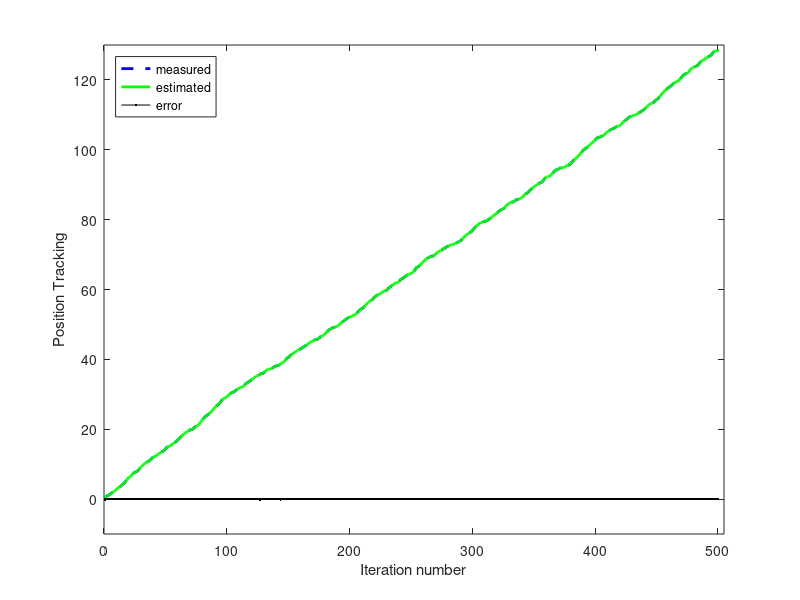

MATLAB code for this plot:
%{
    Author: Sai Himal Allu
    Course: ECN-614
    Instructor: Dr Debashis Ghosh
    Email: sallu@ec.iitr.ac.in

    The following module is intended to be a part of the solution set to an ECN-614 
    assignement that was undertaken by the author as a part of his regular coursework 
    for Spring 2020 semester. Duplication of any part of this assignment without the 
    prior permission of the author is strictly prohibited.
%}

%{
    Question:
        Given the measured positions s(k) at time instants k = 1, 2, ..., a Kalman filter is used
        to recursively estimate the position and velocity of the truck at all times. Write a
        MATLAB program for the same.
        Generate an arbitrary test sequence of 500 samples of measured truck positions as
        s(k) = s(k − 1) + r(k), 1 ≤ k ≤ 500, where r(k) is a random number distributed
        uniformly in the range 0 to 0.5, and s(0) = 0.
        Assuming that the initial state distribution is Gaussian with zero mean and identity
        covariance matrix, i.e. N (0, I), run the above program to estimate the position of the
        truck at all times till k = 501. Hence, plot the measured path of the truck, estimated
        path and the error in estimating the position of the truck.

%}

%{
    Solution Idea:
        Generate the observed positions of the truck by using the relation given in the question.
        Use the Kalman filter principles to estimate the actual position of the truck. These positions 
        are then plotted. The Kalman filter principles which are used in this solution set uses the 
        relations found from the official Matlab site.

%}

clear all;
clc;
clf;

%%define the meta-variables
duration = 500                                                  %number of samples
dt = 1;                                                         %sampling interval

F = [1 dt; 0 1] ;                                               %state transition matrix
C = [1 0];                                                      %measurement matrix

%%initial distribution of states is over a N(0, I) 
mu = [0 0];
sigma = [1 0; 0 1];
rng('default')                                                  %set seed for reproducibility
Q_estimate = mvnrnd(mu, sigma, 1);                              %simulate a initial state from N(0, I)
Q_estimate = Q_estimate';

G = zeros(2, 1);                                                %initialize kalman gain
K = eye(2);                                                     %initialize the K matrix
Ez = 0.25;                                                      %covariance matrix for gps error
Ex = 1 * [dt^4/4 dt^3/2; dt^3/2 dt^2];                          %covariance error matrix for acceleration  


%Generate the measured values for the positions
rng(0, 'twister')                                               %set seed for reproducability
r = 0.5 .* rand(duration, 1);                                   %uniform distribution between 0 and 0.5
S_measured = zeros(duration, 1); 

for k=1:duration
    if k == 1
        S_measured(k) = r(k);
    else
        S_measured(k) = S_measured(k-1) + r(k);
    end
end

disp("Run the Kalman filtering on the measured positions");

S_estimate = [];                                                %array for storing kalman estimated values of truck position
vel_estimate = [];                                              %array for stroing kalman estimated values of truck velocity

for t = 1:dt:(duration+1)
    
    Q_estimate = F * Q_estimate;                                %estimate the value of the state
    
    if t == (duration+1)                                        %specific if-else clause to estimate the value for t = 501
        S_estimate = [S_estimate; Q_estimate(1)];
        break;
    end
    
    K = F * K * F' + Ex;                                        
    
    R = C* K *C' + Ez;                                              
    G = K * C' * inv(R);                                        %calculate the kalman Gain
    
    alpha_t = S_measured(t) - C * Q_estimate ;                  %calculate the innovation 
    
    Q_estimate = Q_estimate + G  ...                            %update the state estimate.
    *(alpha_t);
     
    K =  (eye(2)-G*C)*K;                                        %update the covariance estimate
    
    
    S_estimate = [S_estimate; Q_estimate(1)];                   %store position estimate for plotting
    vel_estimate = [vel_estimate; Q_estimate(2)];               %store velocity estimate for plotting

end


error_sig = S_estimate(1:500) - S_measured;                     %compute the error between the measured positions and the estimated positions                         

% Plot the results
figure(1);
plot(S_measured, 'b--', 'Linewidth', 2); hold on; 
plot(S_estimate, 'g-', 'Linewidth', 2); 
plot(error_sig,  '-k.'); hold off;  
xlabel('Iteration number')
ylabel('Position Tracking')
legend('measured', 'estimated', 'error', 'Location','northwest');
axis([0 505 -10 130])